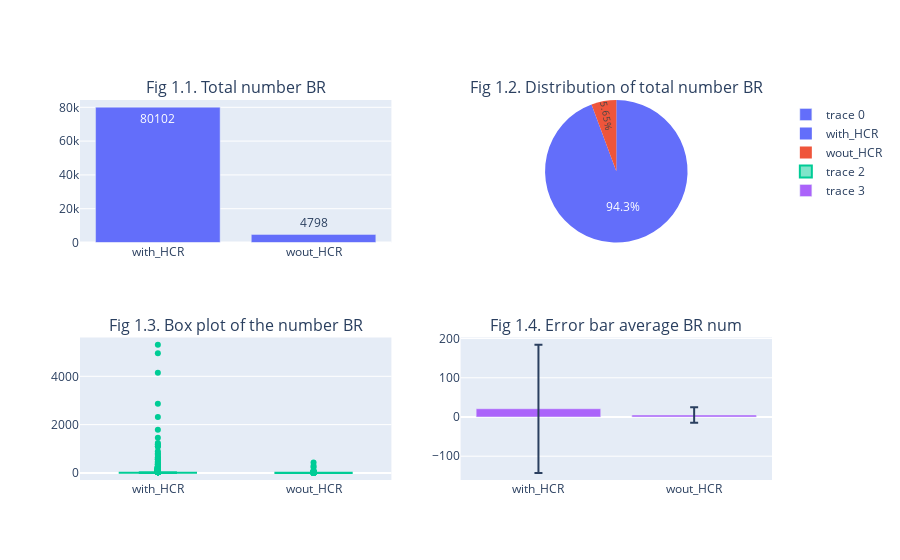

Notebook source saved alongside this figure:
### Code cell
# sum/mean of branches by group
# the dataset summ is prepared for a bar/pie/error bar chart
barchart = pd.DataFrame({'cls': ['with_HCR', 'wout_HCR'], 
                        'sum_BR': [num_br_hcr['num_br'].sum(), num_br_ins['num_br'].sum()], 
                        'ave_BR': [num_br_hcr['num_br'].mean(), num_br_ins['num_br'].mean()], 
                        'std_BR': [num_br_hcr['num_br'].std(), num_br_ins['num_br'].std()]})
barchart['perc_BR'] = barchart['sum_BR']/barchart['sum_BR'].sum() * 100
barchart[['ave_BR', 'std_BR', 'perc_BR']] = round(barchart[['ave_BR', 'std_BR', 'perc_BR']], 2)

# below dataset is prepared to generate the box plot
li = ['with_HCR'] * num_br_hcr.shape[0]
li.extend(['wout_HCR'] * num_br_ins.shape[0])

li1 = list(num_br_hcr['num_br'])
li1.extend(list(num_br_ins['num_br']))

box = pd.DataFrame({'cls':li, 'num_br':li1})

fig = make_subplots(rows = 2, cols = 2, specs=[[{"type": "bar"}, {"type": "pie"}], [{"type": "box"}, {"type": "bar"}]],
                   subplot_titles=("Fig 1.1. Total number BR", "Fig 1.2. Distribution of total number BR",
                                   "Fig 1.3. Box plot of the number BR", "Fig 1.4. Error bar average BR num"))

fig.add_trace(go.Bar(x = barchart['cls'], y = barchart['sum_BR'], text = barchart['sum_BR'],textposition = 'auto'), 1, 1)
fig.add_trace(go.Pie(labels = list(barchart['cls']), values = list(barchart['perc_BR']), textposition='inside'), 1, 2)
fig.add_trace(go.Box(y = box['num_br'], x = box['cls']), 2, 1)
fig.add_trace(go.Bar(x = barchart['cls'], y = barchart['ave_BR'], error_y=dict(type='data', array=barchart['std_BR'])), 2, 2)

fig.show()

### Figure 1 — Plotly figure (JSON) as saved in the notebook; plotly's stock layout.template omitted (floating-point values rounded to 4 significant figures; data arrays with more than 128 entries replaced by an {"elided": "..."} marker saying what was removed)
{"data": [{"text": [80102, 4798], "textposition": "auto", "type": "bar", "x": ["with_HCR", "wout_HCR"], "xaxis": "x", "y": [80102, 4798], "yaxis": "y"}, {"domain": {"x": [0.55, 1], "y": [0.625, 1]}, "labels": ["with_HCR", "wout_HCR"], "textposition": "inside", "type": "pie", "values": [94.35, 5.65]}, {"type": "box", "x": {"elided": "4771 str values"}, "xaxis": "x2", "y": {"elided": "4771 int values"}, "yaxis": "y2"}, {"error_y": {"array": [163.5, 19.51], "type": "data"}, "type": "bar", "x": ["with_HCR", "wout_HCR"], "xaxis": "x3", "y": [20.98, 5.03], "yaxis": "y3"}], "layout": {"annotations": [{"font": {"size": 16}, "showarrow": false, "text": "Fig 1.1. Total number BR", "x": 0.225, "xanchor": "center", "xref": "paper", "y": 1, "yanchor": "bottom", "yref": "paper"}, {"font": {"size": 16}, "showarrow": false, "text": "Fig 1.2. Distribution of total number BR", "x": 0.775, "xanchor": "center", "xref": "paper", "y": 1, "yanchor": "bottom", "yref": "paper"}, {"font": {"size": 16}, "showarrow": false, "text": "Fig 1.3. Box plot of the number BR", "x": 0.225, "xanchor": "center", "xref": "paper", "y": 0.375, "yanchor": "bottom", "yref": "paper"}, {"font": {"size": 16}, "showarrow": false, "text": "Fig 1.4. Error bar average BR num", "x": 0.775, "xanchor": "center", "xref": "paper", "y": 0.375, "yanchor": "bottom", "yref": "paper"}], "xaxis": {"anchor": "y", "domain": [0, 0.45]}, "xaxis2": {"anchor": "y2", "domain": [0, 0.45]}, "xaxis3": {"anchor": "y3", "domain": [0.55, 1]}, "yaxis": {"anchor": "x", "domain": [0.625, 1]}, "yaxis2": {"anchor": "x2", "domain": [0, 0.375]}, "yaxis3": {"anchor": "x3", "domain": [0, 0.375]}}}
